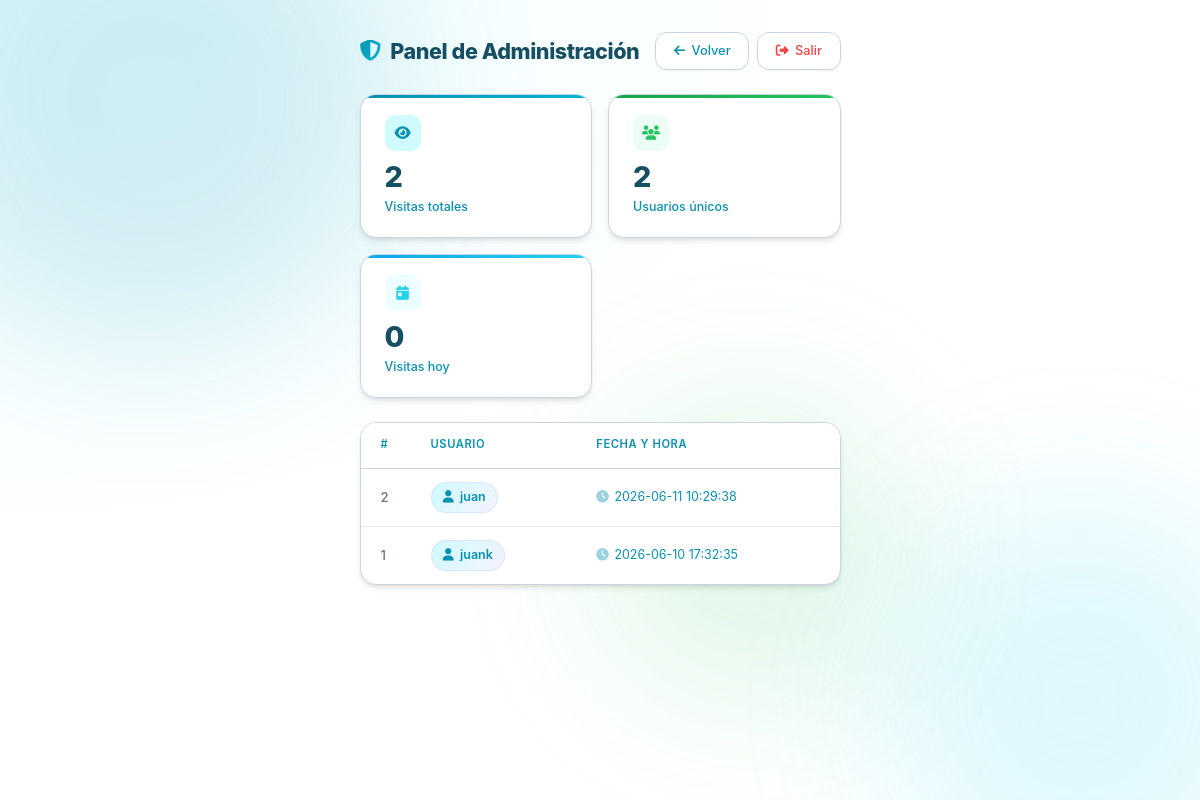
The app's page /admin/panel (signed in), older data.
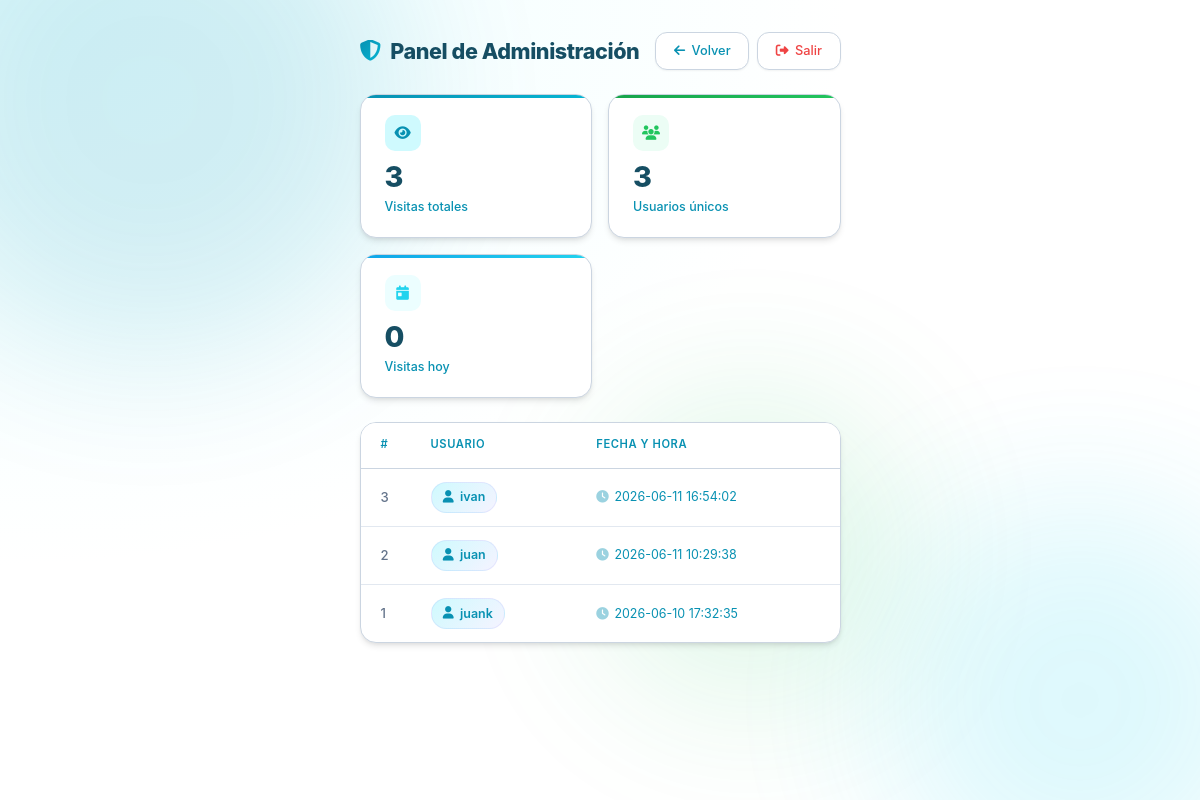
The same page, newer data.
### tables this page shows
CREATE TABLE visitas (
        id INTEGER PRIMARY KEY AUTOINCREMENT,
        nombre TEXT NOT NULL,
        fecha TEXT NOT NULL
    );

### app.py (the view)
@app.route('/admin/panel')
def admin_panel():
    if not session.get('admin'):
        return redirect(url_for('admin_login'))
    visitas = obtener_visitas()
    return render_template('admin.html', visitas=visitas)

### app.py (called while the page is built)
def obtener_visitas():
    conn = sqlite3.connect(DB_PATH)
    conn.row_factory = sqlite3.Row
    rows = conn.execute('SELECT * FROM visitas ORDER BY fecha DESC').fetchall()
    conn.close()
    return [dict(r) for r in rows]

### templates/admin.html (shortened to what this page needs)
<!DOCTYPE html>
<html lang="es" data-theme="light">
<head>
  <link rel="stylesheet" href="https://cdnjs.cloudflare.com/ajax/libs/font-awesome/6.5.1/css/all.min.css">
  <link rel="stylesheet" href="{{ url_for('static', filename='css/style.css') }}">
</head>
<body class="{% if not (visitas is defined and visitas is not none) %}login-mode{% endif %}">
  <div class="bg-orb bg-orb-1" aria-hidden="true"></div>
  <div class="bg-orb bg-orb-2" aria-hidden="true"></div>
  <div class="admin-container">
    {% if visitas is defined and visitas is not none %}
      {% set total = visitas|length %}
      {% set usuarios = visitas|map(attribute='nombre')|unique|list %}
      <div class="admin-header">
        <h1><i class="fas fa-shield-alt" aria-hidden="true"></i> Panel de Administración</h1>
        <div class="admin-actions">
          <a href="{{ url_for('index') }}" class="btn" aria-label="Volver a la guía principal"><i class="fas fa-arrow-left"></i> Volver</a>
          <a href="{{ url_for('admin_logout') }}" class="btn btn-danger" aria-label="Cerrar sesión"><i class="fas fa-sign-out-alt"></i> Salir</a>
        </div>
      </div>
      <div class="stats-bar" role="status" aria-label="Estadísticas de visitas">
        <div class="stat-card">
          <div class="stat-icon"><i class="fas fa-eye" aria-hidden="true"></i></div>
          <div class="stat-number">{{ total }}</div>
          <div class="stat-label">Visitas totales</div>
        </div>
        <div class="stat-card">
          <div class="stat-icon"><i class="fas fa-users" aria-hidden="true"></i></div>
          <div class="stat-number">{{ usuarios|length }}</div>
          <div class="stat-label">Usuarios únicos</div>
        </div>
        <div class="stat-card">
          <div class="stat-icon"><i class="fas fa-calendar-day" aria-hidden="true"></i></div>
          <div class="stat-number" id="today-count">0</div>
          <div class="stat-label">Visitas hoy</div>
        </div>
      </div>
      <div class="admin-table-wrap">
        {% if visitas %}
        <table class="admin-table" aria-label="Registro de visitas">
          <thead>
            <tr>
              <th scope="col">#</th>
              <th scope="col">Usuario</th>
              <th scope="col">Fecha y hora</th>
            </tr>
          </thead>
          <tbody>
            {% for v in visitas %}
            <tr>
              <td class="id-col">{{ v.id }}</td>
              <td><span class="badge-user"><i class="fas fa-user" aria-hidden="true"></i> {{ v.nombre }}</span></td>
              <td class="date-col"><i class="fas fa-clock" style="margin-right:0.35rem;opacity:0.4;" aria-hidden="true"></i>{{ v.fecha[:19].replace('T', ' ') }}</td>
            </tr>
            {% endfor %}
          </tbody>
        </table>
        {% else %}
        <div class="admin-empty">
          <i class="fas fa-inbox" aria-hidden="true"></i>
          <p>No hay visitas registradas aún.</p>
        </div>
        {% endif %}
      </div>
    {% endif %}
  </div>
</body>
</html>

### static/css/style.css (style rules this page uses)
:root { --primary: #0891b2; --primary-hover: #0e7490; --primary-light: #cffafe; --primary-dark: #155e75; --primary-gradient: linear-gradient(135deg, #0891b2, #06b6d4); --primary-glow: 0 0 25px rgba(8,145,178,0.35); --secondary: #22d3ee; --secondary-gradient: linear-gradient(135deg, #0ea5e9, #22d3ee); --success: #22c55e; --success-gradient: linear-gradient(135deg, #16a34a, #22c55e); --warning: #f59e0b; --warning-gradient: linear-gradient(135deg, #f59e0b, #fbbf24); --danger: #ef4444; --danger-gradient: linear-gradient(135deg, #ef4444, #f87171); --bg-primary: #ffffff; --bg-secondary: #ffffff; --bg-tertiary: #ecfeff; --bg-sidebar: #ffffff; --bg-sidebar-bottom: #ecfeff; --bg-sidebar-hover: #cffafe; --bg-card: #ffffff; --bg-gradient: radial-gradient(ellipse at top left, #ecfeff, transparent 50%), radial-gradient(ellipse at bottom right, #ffffff, transparent 50%); --text-primary: #164e63; --text-secondary: #0891b2; --text-muted: #64748b; --text-sidebar: #164e63; --text-sidebar-active: #0891b2; --text-on-primary: #ffffff; --border: #cbd5e1; --border-light: #e2e8f0; --shadow-sm: 0 1px 2px rgba(0,0,0,0.05); --shadow: 0 4px 6px -1px rgba(0,0,0,0.1), 0 2px 4px -1px rgba(0,0,0,0.06); --shadow-md: 0 10px 15px -3px rgba(0,0,0,0.1), 0 4px 6px -2px rgba(0,0,0,0.05); --shadow-lg: 0 20px 25px -5px rgba(0,0,0,0.1), 0 10px 10px -5px rgba(0,0,0,0.04); --shadow-xl: 0 25px 50px -12px rgba(0,0,0,0.25); --shadow-glow: 0 0 25px rgba(79,70,229,0.2); --radius-sm: 8px; --radius: 12px; --radius-md: 16px; --radius-lg: 20px; --radius-xl: 24px; --code-bg: #1e293b; --code-text: #f8fafc; --sidebar-width: 280px; --transition-fast: 0.15s ease; --transition: 0.25s ease; --transition-slow: 0.4s cubic-bezier(0.4, 0, 0.2, 1); }
* { margin: 0; padding: 0; box-sizing: border-box; }
body { font-family: 'Fira Sans', system-ui, -apple-system, sans-serif; background: var(--bg-secondary); background-image: var(--bg-gradient); color: var(--text-primary); line-height: 1.6; display: flex; min-height: 100vh; transition: background 0.3s, color 0.3s; -webkit-font-smoothing: antialiased; }

Row changes from the older to the newer data that the page shows:
added visitas: id "3", nombre "ivan", fecha "2026-06-11 16:54:02"
Text that changed along with them:
{{ total }}: "2" → "3"
{{ usuarios|length }}: "2" → "3"
